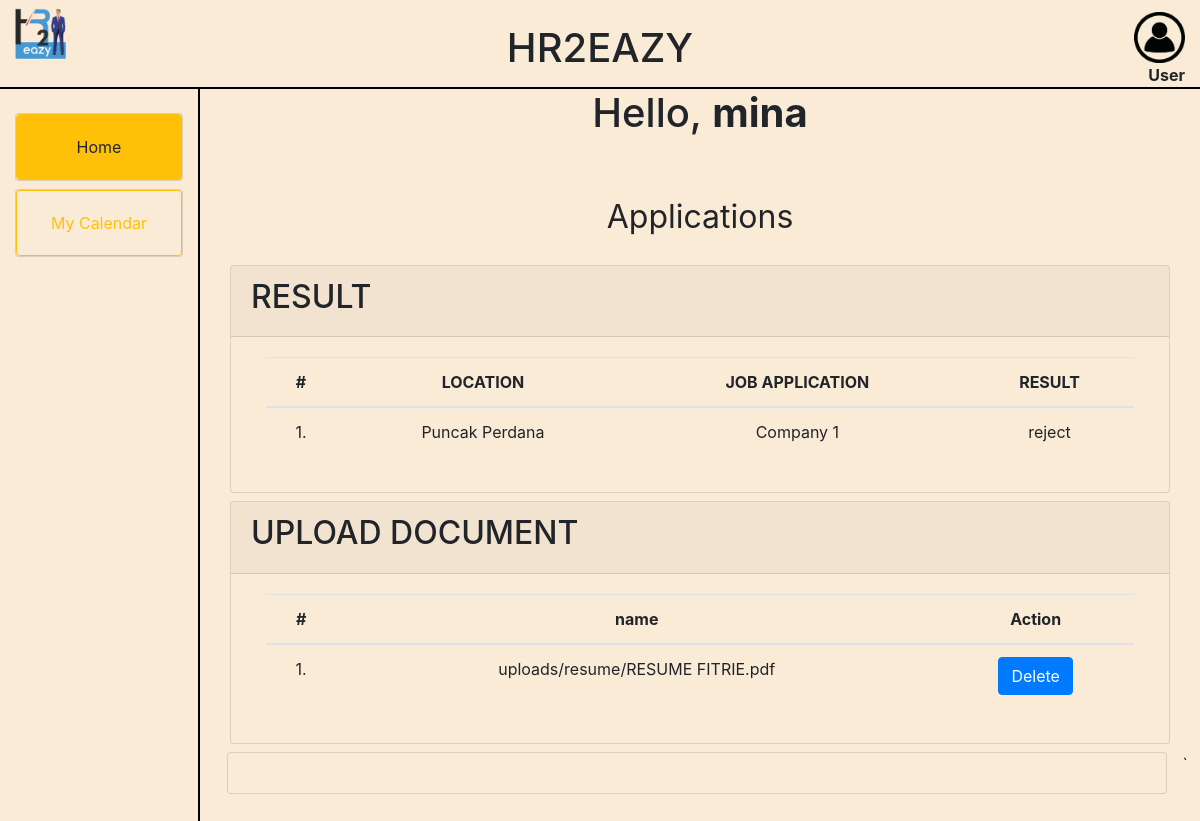
The app's page /home.php (signed in) with its own data.
### tables this page shows
CREATE TABLE IF NOT EXISTS `applications` (
  `id` int NOT NULL AUTO_INCREMENT,
  `user_id` int NOT NULL,
  `job_id` int NOT NULL,
  `status` tinyint(1) DEFAULT NULL,
  `result` varchar(100) DEFAULT NULL,
  PRIMARY KEY (`id`),
  KEY `job_id` (`job_id`),
  KEY `user_id` (`user_id`)
);

CREATE TABLE IF NOT EXISTS `jobs` (
  `id` int NOT NULL AUTO_INCREMENT,
  `name` varchar(100) NOT NULL,
  `location_id` int NOT NULL,
  `description` int DEFAULT NULL,
  `date_booking` date DEFAULT NULL,
  PRIMARY KEY (`id`),
  KEY `location_id` (`location_id`),
  KEY `description` (`description`)
);

### home.php (the view, shortened to what this page needs)
<?php
require_once "config.php";
$UserType = null;
if ($link !== false) {
    if ($_SESSION['role']['code'] == 'company') {
        $UserType = (object)[
            'username' => $_SESSION["username"],
            'type' => $_SESSION["role"]['code']
        ];
        $sql_applications = "SELECT * FROM applications WHERE status = 1";
        $result_applications = $link->query($sql_applications);
        $applications = [];
        while ($row = $result_applications->fetch_assoc()) {
            $applications[] = [
                "id" => $row["id"],
                "user_id" => $row["user_id"],
                "job_id" => $row["job_id"],
                "result" => $row["result"]
            ];
        }
        foreach ($applications as $key => $application) {
            $sql_application = "SELECT * FROM jobs WHERE id = " . $application['job_id'];
            $result_application = $link->query($sql_application);
            while ($row = $result_application->fetch_assoc()) {
                $applications[$key]["job"] = [
                    'name' => $row['name'],
                    'description' => $row['description']
                ];
                $applications[$key]["job"] = [
                    'name' => $row['name'],
                    'description' => $row['description'],
                    'date_booking' => $row['date_booking'],
                ];
            }
        }
        foreach ($applications as $key => $application) {
            $sql_user = "SELECT * FROM users WHERE id = " . $application['user_id'];
            $result_user = $link->query($sql_user);
            while ($row = $result_user->fetch_assoc()) {
                $applications[$key]["user"] = [
                    'username' => $row['username'],
                    'email' => $row['email']
                ];
            }
        }
    } else if ($_SESSION['role']['code'] == 'student') {
        $UserType = (object)[
            'username' => $_SESSION["username"],
            'type' => $_SESSION["role"]['code']
        ];
        $sql_applications = "SELECT * FROM applications WHERE result = 'accept' OR result = 'reject'";
        $result_applications = $link->query($sql_applications);
        $applications_accept = [];
        while ($row = $result_applications->fetch_assoc()) {
            $applications_accept[] = [
                "id" => $row["id"],
                "user_id" => $row["user_id"],
                "job_id" => $row["job_id"],
                "result" => $row["result"]
            ];
        }
        foreach ($applications_accept as $key => $application) {
            $sql_jobs = "SELECT * FROM jobs WHERE id = " . $application['job_id'];
            $result_jobs = $link->query($sql_jobs);
            while ($row = $result_jobs->fetch_assoc()) {
                $applications_accept[$key]["job"] = [
                    'name' => $row['name'],
                    'description' => $row['description'],
                    'location_id' => $row['location_id']
                ];
            }
        }
        foreach ($applications_accept as $key => $application) {
            $sql_location = "SELECT * FROM locations WHERE id = " . $application['job']['location_id'];
            $result_location = $link->query($sql_location);
            while ($row = $result_location->fetch_assoc()) {
                $applications_accept[$key]["location"] = [
                    'name' => $row['name'],
                ];
            }
        }
        $sql_document_current_user = "SELECT * FROM document WHERE user_id = " . $_SESSION['id'] . " LIMIT 1";
        $result_document_current_user = $link->query($sql_document_current_user);
        $user = [];
        while ($row = $result_document_current_user->fetch_assoc()) {
            $user["document"] = [
                "name" => $row['name'],
            ];
        }
    }
}
?>
<!DOCTYPE html>
<html lang="en">
<head>
    <link rel="stylesheet" href="https://cdn.jsdelivr.net/npm/bootstrap@4.0.0/dist/css/bootstrap.min.css">
</head>
<body>
    <div class="container-fluid" style="height: 100%;">
    <div class="row mt-2" style="border-bottom: 2px solid #000000;">
    <div class="col-2">
            <img src="img/hr2eazy.png" alt="hr2eazy" style="width: 30%;">
    </div>
    <div class="col-8">
        <h1 class="text-center mt-3">HR2EAZY</h1>
    </div>
    <div class="col-2 text-right">
    <div class="dropdown mt-1">
            <a href="#" id="user-icon" data-toggle="dropdown" aria-haspopup="true" aria-expanded="false">
            <img src="img/iconn.png" alt="uitm_logo" style="width: 30%;">
            </a>
    </div>
            <span class="text-right">
                <b>
                    <?php if($_SESSION["role"]["name"] == "Student"){?>
                        User
                    <?php }?>
                </b>
            </span>
    </div>
    </div>
    <div class="row" style="height: 100%;">
    <div class="col-2 py-4" style="border-right: 2px solid #000000;">
        <ul class="no-bullets">
                <li>
     <div class="card">
            <a href="home.php" class="card-body btn btn-warning">
                 Home
            </a>
    </div>
                </li>
                <?php if ($_SESSION['role']['code'] === 'student' || $_SESSION['role']['code'] === 'company') { ?>
                <li class="mt-2">
    <div class="card">
            <a href="booking_training.php" class="card-body btn btn-outline-warning">
                 <?php if($UserType->type == 'student') echo "My Calendar"?>
            </a>
    </div>
               </li>
               <?php } ?>
                </ul>
    </div>
    <div class="col-10">
    <div class="d-flex justify-content-center">
             <h1>
                 Hello, <b><?php echo htmlspecialchars($_SESSION["username"]); ?></b>
            </h1>
    </div>
    <div class="mt-5 text-center " style="font-size: 2rem;">
        Applications
    </div>
    <?php if ($_SESSION['role']['code'] == 'student') { ?>
        <div class="d-flex justify-content-center mt-4">
        <div class="col-md-12">
        <div class="card">
        <div class="card-header">
                <h2>
                    RESULT
                </h2>
        </div>
        <div class="card-body text-center">
        <div class="col-md-12">
            <table class="table">
                <thead>
                    <tr>
                        <th>#</th>
                        <th>LOCATION</th>
                        <th>JOB APPLICATION</th>
                        <th>RESULT</th>
                    </tr>
                </thead>
                <tbody>
                    <?php $x = 0; ?>
                    <?php foreach ($applications_accept as $key => $application_accept) { ?>
                    <tr>
                    <td><?php echo ++$x; ?>.</td>
                    <td>
                        <?php echo $application_accept['location']['name']; ?>
                    </td>
                    <td>
                        <?php echo $application_accept['job']['name']; ?>
                    </td>
                    <td>
                        <?php echo $application_accept['result']; ?>
                    </td>
                    </tr>
                        <?php } ?>
                </tbody>
            </table>
        </div>
        </div>
        </div>
        </div>
        </div>
        <div class="d-flex justify-content-center mt-2">
        <div class="col-md-12">
        <div class="card">
        <div class="card-header">
                <h2>
                    UPLOAD DOCUMENT
                </h2>
        </div>
        <div class="card-body text-center">
            <?php if (sizeof($user) == 0) { ?>
                <form action="upload_document.php" method="POST" enctype="multipart/form-data">
                    <input type="hidden" name="user_id" value="<?php echo $_SESSION['id'] ?>">
                    <div class="row">
                        <div class="col-md-10">
                                <input type="file" name="document" class="form-control">
                        </div>
                        <div class="col-md-2">
                                <button type="submit" class="btn btn-warning">Upload</button>
                        </div>
                    </div>
                </form>
            <?php } else{ ?>
                <div class="col-md-12">
                    <table class="table">
                        <thead>
                            <tr>
                                <th>#</th>
                                <th>name</th>
                                <th>Action</th>
                            </tr>
                        </thead>
                        <tbody>
                            <tr>
                                <?php foreach($user as $key => $item) {?>
                                    <td>1.</td>
                                    <td> <?php echo $item['name']; ?> </td>
                                    <td>
                                        <button type="button" onclick="deleteDocument('#formDocument')" class="btn btn-primary">Delete</button>
                                    </td>
                                <?php } ?>
                            </tr>
                        </tbody>
                    </table>
                </div>
            <?php } ?>
        </div>
        </div>
        </div>
        </div>
    <div class="d-flex justify-content-center mt-2">
    <div class="col-md-12">
    <div class="card">
    <div class="card-body text-center">
    <?php } ?>
    </div>
    </div>
    </div>`
    </div>
    </div>
    </div>
    </div>
</body>
</html>

### home.php (style rules this page uses)
html, body { height: 100%; }
ul.no-bullets { list-style-type: none; padding: 0; margin: 0; }
.card { background-color: #FAEBD7; }
body { background-color: #FAEBD7; }

### records on screen
applications: name "Puncak Perdana", job.name "Company 1", result "reject"

### other values on screen
$_SESSION["username"] "mina"
$item['name'] "uploads/resume/RESUME FITRIE.pdf"
